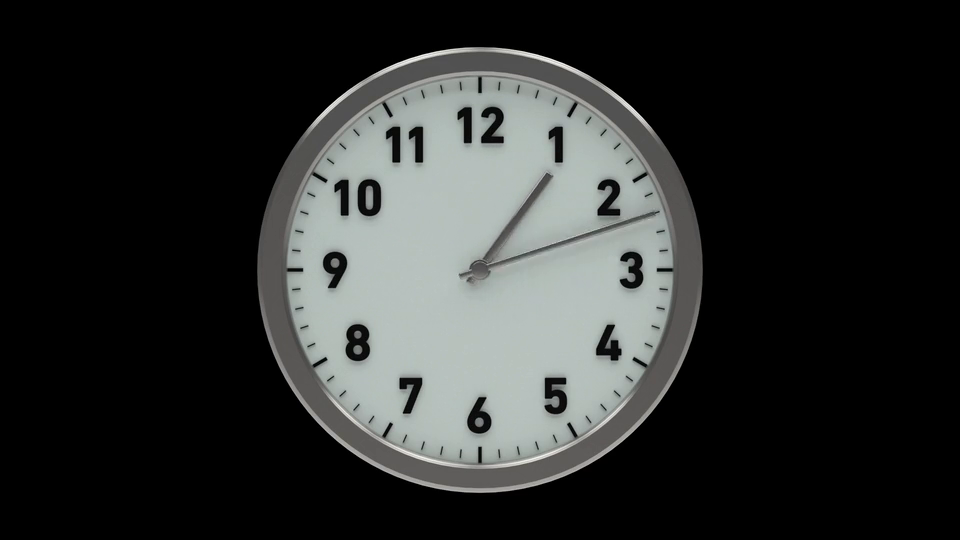
#> input picture frame 72 of image/clock.mp4, 960 x 540 px
$ python warppolar-movie-example.py
#> lines starting #> are read from the running program, lines starting #| are printed output that depends on the picture
#!/usr/bin/env python
# -*- coding: utf-8 -*-
"""
[summary]
  極座標変換サンプル(動画版)
[description]
  -
"""

import argparse
import copy

import cv2 as cv


def get_args():
    """
    [summary]
        引数解析
    Parameters
    ----------
    None
    """

    parser = argparse.ArgumentParser()

    parser.add_argument("--width", help='capture width', type=int, default=960)
    parser.add_argument(
        "--height", help='capture height', type=int, default=540)

    args = parser.parse_args()

    return args


def main():
    """
    [summary]
        main()
    Parameters
    ----------
    None
    """
    # 引数解析 #################################################################
    args = get_args()
    cap_width = args.width
    cap_height = args.height

    # カメラ準備 ###############################################################
    cap = cv.VideoCapture('image/clock.mp4')
    cap.set(cv.CAP_PROP_FRAME_WIDTH, cap_width)
    cap.set(cv.CAP_PROP_FRAME_HEIGHT, cap_height)

    while True:
        # カメラキャプチャ #####################################################
        ret, frame = cap.read()
#> frame is the input picture: shape (540, 960, 3); mean B, G, R 45.1, 46.1, 44.2
        if not ret:
            print('cap.read() error')
            break

        # 極座標変換
        rotate_frame = cv.rotate(frame, cv.ROTATE_90_CLOCKWISE)
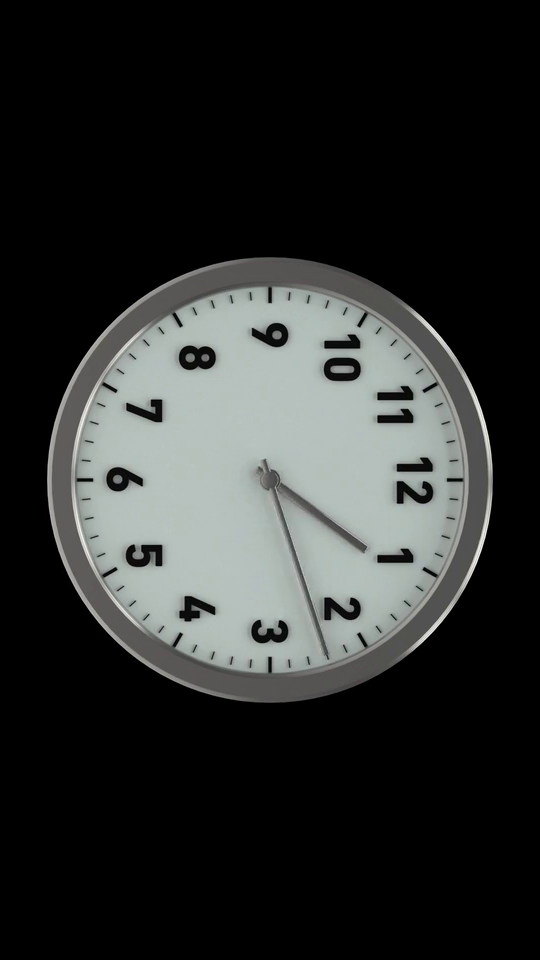
#> rotate_frame: shape (960, 540, 3); mean B, G, R 45.1, 46.1, 44.2
        lin_polar_image = cv.warpPolar(
            rotate_frame, (150, 500), (270, 480), 220,
            cv.INTER_CUBIC + cv.WARP_FILL_OUTLIERS + cv.WARP_POLAR_LINEAR)
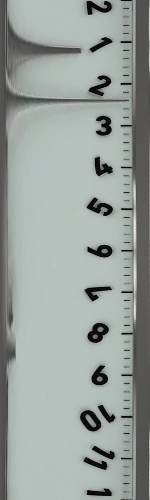
#> lin_polar_image: shape (500, 150, 3); mean B, G, R 156.5, 159.8, 152.5

        # トリミング/向き調整
        lin_polar_crop_image = copy.deepcopy(lin_polar_image[0:500, 15:135])
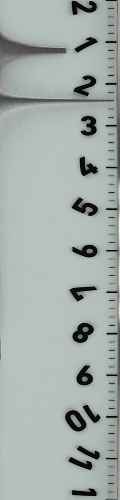
#> lin_polar_crop_image: shape (500, 120, 3); mean B, G, R 169.5, 173.1, 164.2
        lin_polar_crop_image = lin_polar_crop_image.transpose(1, 0, 2)[::-1]
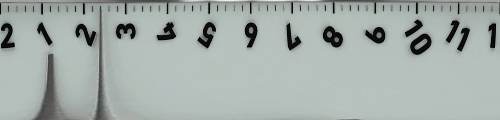
#> lin_polar_crop_image: shape (120, 500, 3); mean B, G, R 169.5, 173.1, 164.2

        # 描画
        cv.imshow('ORIGINAL', frame)
        cv.imshow('POLAR', lin_polar_crop_image)

        # キー入力(ESC:プログラム終了) #########################################
        key = cv.waitKey(50)
#> (key Esc is pressed here)
        if key == 27:  # ESC
            break

    cap.release()
    cv.destroyAllWindows()


if __name__ == '__main__':
    main()

$ run again, starting later in the video
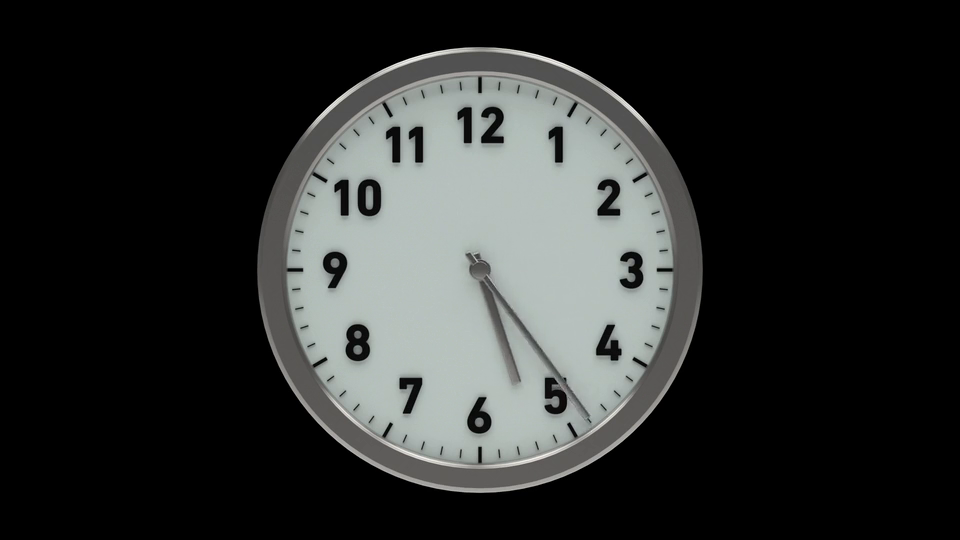
#> input picture frame 324 of image/clock.mp4, 960 x 540 px
#> in main, frame is the input picture: shape (540, 960, 3); mean B, G, R 45.2, 46.2, 44.3
#> in main, `lin_polar_image = cv.warpPolar( rotate_frame, (150, 500), (270, 480), ..`:
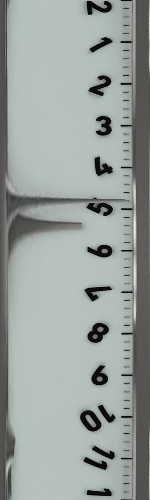
#> lin_polar_image: shape (500, 150, 3); mean B, G, R 157, 160.4, 153
#> in main, `lin_polar_crop_image = lin_polar_crop_image.transpose(1, 0, 2)[::-1]`:
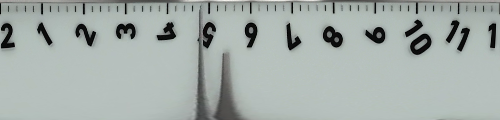
#> lin_polar_crop_image: shape (120, 500, 3); mean B, G, R 170.1, 173.7, 164.7

$ run again, starting later in the video
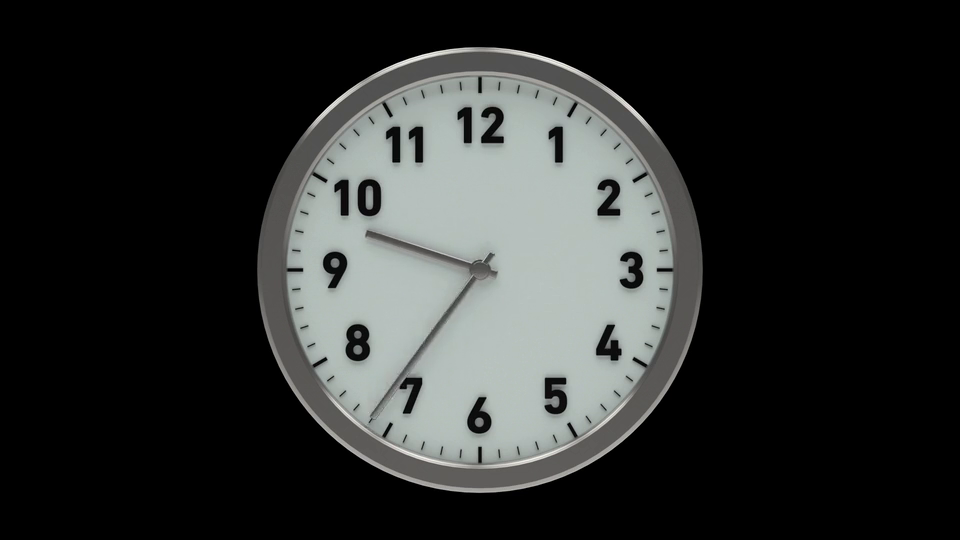
#> input picture frame 576 of image/clock.mp4, 960 x 540 px
#> in main, frame is the input picture: shape (540, 960, 3); mean B, G, R 45.2, 46.2, 44.2
#> in main, `lin_polar_image = cv.warpPolar( rotate_frame, (150, 500), (270, 480), ..`:
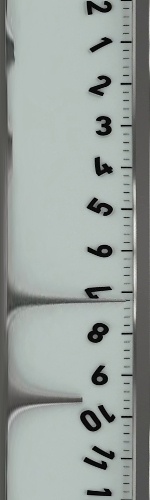
#> lin_polar_image: shape (500, 150, 3); mean B, G, R 156.4, 159.8, 152.5
#> in main, `lin_polar_crop_image = lin_polar_crop_image.transpose(1, 0, 2)[::-1]`:
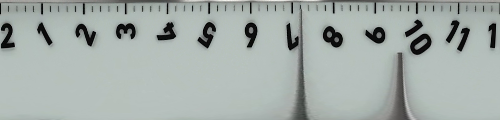
#> lin_polar_crop_image: shape (120, 500, 3); mean B, G, R 169.7, 173.3, 164.4
